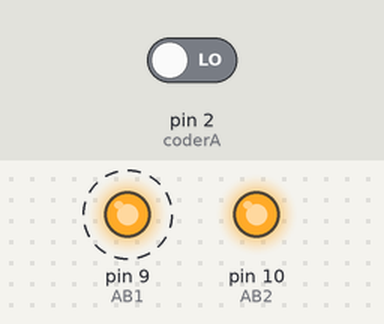
This sketch was run on a simulated Arduino Uno, built with avr-gcc and run on an emulated ATmega328P. Shown: output pins drawn as LEDs (lit = HIGH). Dashed ring = blinking. The inputs (shaded band) are chosen by the test bench; at power-on: pin 2 (coderA) LOW.

Above: at 0.2 s.
1.3 s: pin 2 (coderA) driven HIGH
At 1.3 s:
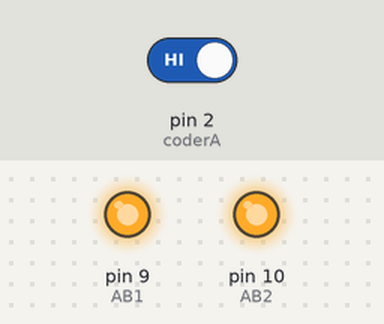
4.3 s: pin 2 (coderA) driven LOW
At 5.5 s:
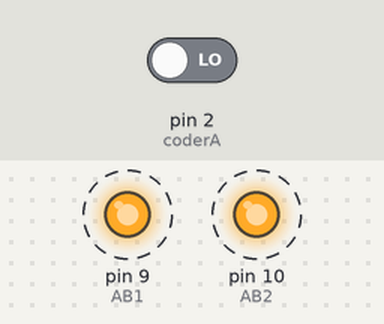
Timing chart, 0 to 13.3 s (numbered marks = the images above; inputs shaded):
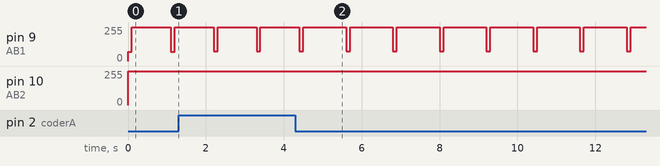

The sketch:

final_experiment.ino
```cpp
#define cyclePlus 11
#define jiansu 20
//经计算得，一共需要转动224个脉冲，即90°，取60
int coderA=2;
int coderB=3;
int num=0;

int AB1=9;
int AB2=10;
float kp=0.72;
float kd=0.1;
int value=0;
int x;
int k=0;


void setup() {
  // put your setup code here, to run once:
pinMode(coderA,INPUT);
pinMode(coderB,INPUT);
pinMode(AB1,OUTPUT);
pinMode(AB2,OUTPUT);
attachInterrupt(0,read_coder,CHANGE);
//attachInterrupt(1,read_coder,CHANGE);
num=0;//需要将脉冲数与角度对应起来
Serial.begin(9600);
}

void read_coder()
{
  num=num+value;
  x=num;
}

void pid1(int goal_plus)
{
  int err=0;
  int output=0;
  int err_last=0;
  int times=0;
  while (1)
  {
    err=goal_plus-x;
    if(x>222)
    {
      break;
    }
    if(err==err_last)
    {
      break;
    }
    output=int(255-(kp*err+kd*(err-err_last)));
    err_last=err;
    if(output<0)
    {
      output=0;
    }
     drive(output,goal_plus);
    }
}

void pid2(int goal_plus)
{
  int err=0;
  int output=0;
  int err_last=0;
  int times=0;
  while (1)
  {
    err=x;
    if(x<2)
    {
      break;
    }
    if(err==err_last)
    {
      break;
    }

    output=int(255-(kp*err+kd*(err-err_last)));
    err_last=err;
    if(output<0)
    {
      output=0;
    }
     drive(output,goal_plus);
    }
}
void drive(int dutycycle,int goal_plus)
{
  if (goal_plus==224)
  {
    value=1;
    analogWrite(AB1,dutycycle);
    analogWrite(AB2,255);
    delay(100);
  }
  else {
    value=-1;
    analogWrite(AB2,dutycycle);
    analogWrite(AB1,255);
    delay(100);
  }
}
void loop() {
  // put your main code here, to run repeatedly:


  pid1(224);
        analogWrite(AB2,255);
      analogWrite(AB1,255);
  delay(500);
  pid2(0);
        analogWrite(AB2,255);
      analogWrite(AB1,255);
  delay(500);


}
```

Measured:
- after the input at 4.3 s, pin 10 (AB2): alternates 255/255 for 1.1 s and 253/255 for 0.10 s, starting after 0.70 s
- by itself, pin 9 (AB1): alternates 255/255 for 1.1 s and 72/255 for 0.10 s
